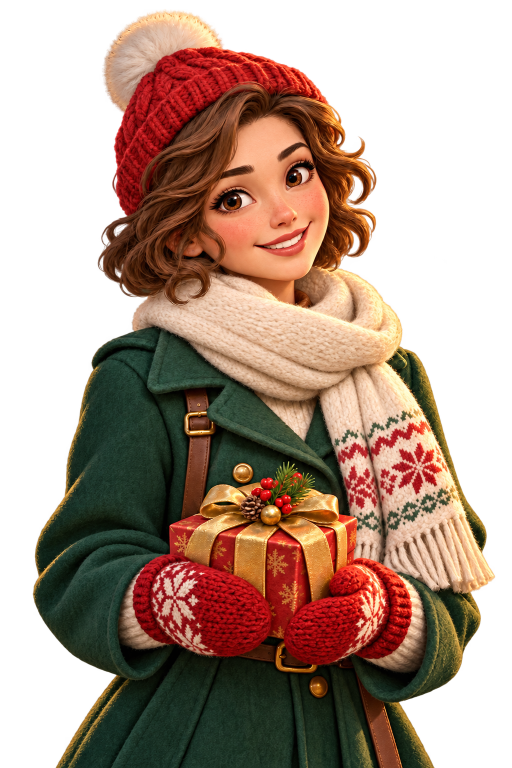
#> input picture games/christmas-market/art/noelle.png, 1024 x 1536 px (shown at 1/2 size)
$ python prepare_character.py
#> lines starting #> are read from the running program, lines starting #| are printed output that depends on the picture
#!/usr/bin/env python3
"""Resize the supplied-character cutout and single authored app-icon master."""
import json
from pathlib import Path
from PIL import Image

ROOT = Path(__file__).resolve().parents[1]

def main():
    portrait = Image.open(ROOT / 'art/noelle.png').convert('RGBA')
#> portrait is the input picture: PIL image 1024x1536 RGBA; mean R, G, B, A 97.3, 65, 43.2, 151.3
    portrait_path = ROOT / 'data/story/characters/noelle.png'
    portrait_path.parent.mkdir(parents=True, exist_ok=True)
    portrait.resize((320, 480), Image.Resampling.LANCZOS).save(portrait_path)
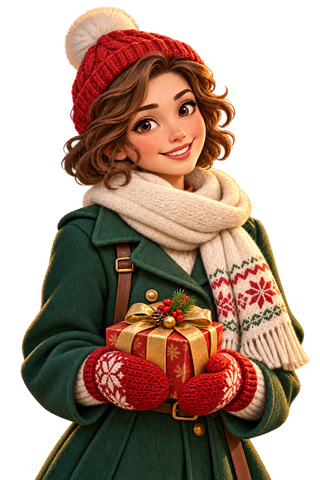
#> saved as noelle.png: PIL image 320x480 RGBA; mean R, G, B, A 76.2, 50.9, 36.1, 151.3; transparent parts drawn white

#> (the run stopped early here; a loop or call above may not have finished)

$ run again, with games/christmas-market/art/building-reference-sheet.png copied over games/christmas-market/art/noelle.png
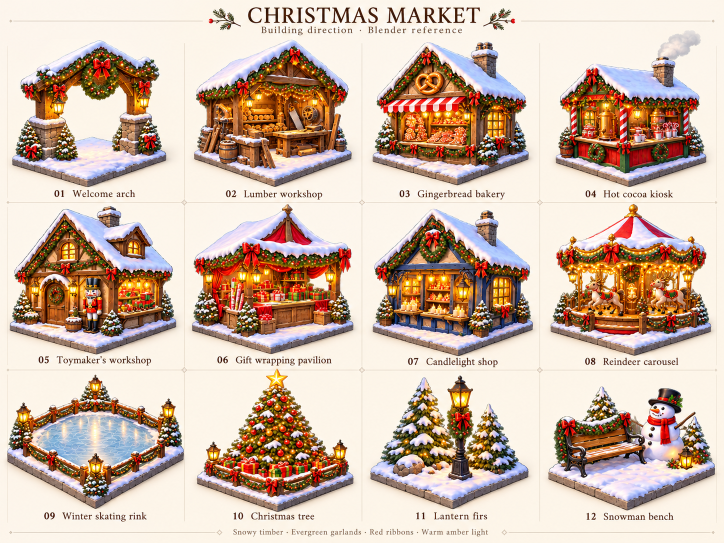
#> input picture games/christmas-market/art/building-reference-sheet.png, 1448 x 1086 px (shown at 1/2 size)
#> in main, `portrait.resize((320, 480), Image.Resampling.LANCZOS).save(portrait_pa..`:
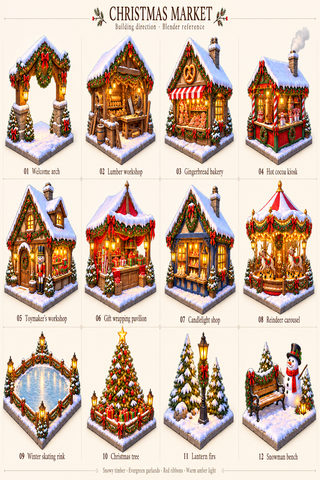
#> saved as noelle.png: PIL image 320x480 RGBA; mean R, G, B, A 206.6, 184.1, 167.9, 255

$ run again, with games/christmas-market/art/new-story-cast.png copied over games/christmas-market/art/noelle.png
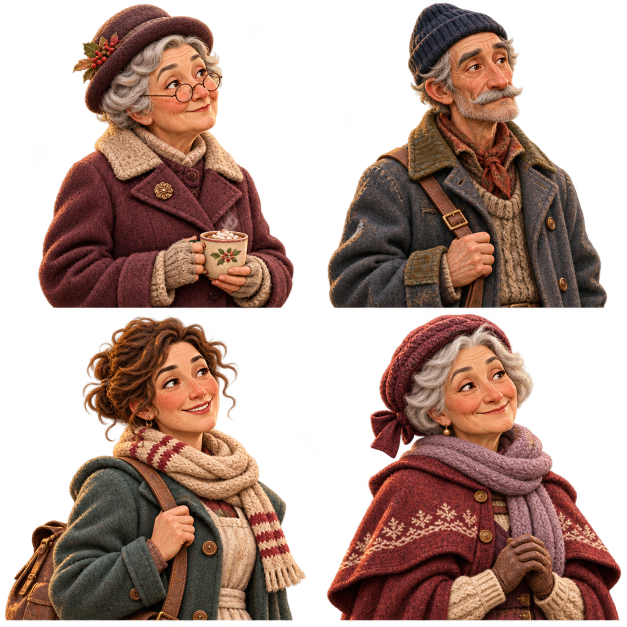
#> input picture games/christmas-market/art/new-story-cast.png, 1254 x 1254 px (shown at 1/2 size)
#> in main, portrait is the input picture: PIL image 1254x1254 RGBA; mean R, G, B, A 71.2, 44.7, 34.8, 138.3
#> in main, `portrait.resize((320, 480), Image.Resampling.LANCZOS).save(portrait_pa..`:
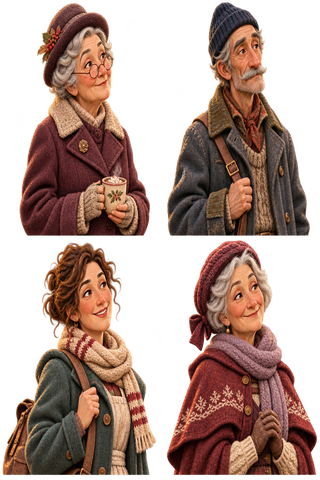
#> saved as noelle.png: PIL image 320x480 RGBA; mean R, G, B, A 72, 45.4, 35.5, 138.3; transparent parts drawn white
